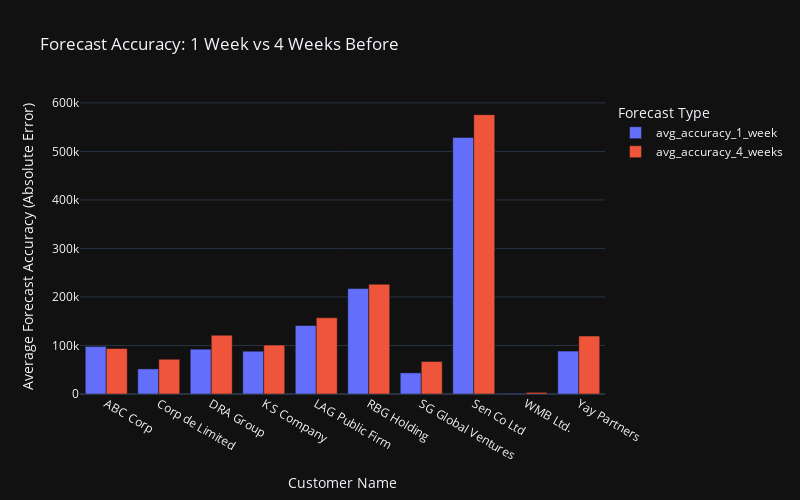

Notebook code cell kept with this figure:
### Markdown cell above
##### Forecast accuracy is about understanding how precise forecasts are on average, rather than just aggregating all forecast errors.

### Code cell
# Plot the forecast accuracy for 1-week and 4-weeks forecasts
fig = px.bar(
    forecast_accuracy, 
    x='Customer Name', 
    y=['avg_accuracy_1_week', 'avg_accuracy_4_weeks'], 
    barmode='group', 
    title='Forecast Accuracy: 1 Week vs 4 Weeks Before',
    labels={'value': 'Forecast Accuracy (Mean Error)', 'Customer Name': 'Customer'},
    template='plotly_dark' )

fig.update_layout(
    xaxis_title='Customer Name',
    yaxis_title='Average Forecast Accuracy (Absolute Error)',
    legend_title='Forecast Type',
    width=800, height=500)

fig.show()

### Figure 1 — Plotly figure (JSON) as saved in the notebook; plotly's stock layout.template omitted (floating-point values rounded to 4 significant figures)
{"data": [{"alignmentgroup": "True", "hovertemplate": "variable=avg_accuracy_1_week<br>Customer=%{x}<br>Forecast Accuracy (Mean Error)=%{y}<extra></extra>", "legendgroup": "avg_accuracy_1_week", "marker": {"color": "#636efa", "pattern": {"shape": ""}}, "name": "avg_accuracy_1_week", "offsetgroup": "avg_accuracy_1_week", "orientation": "v", "showlegend": true, "textposition": "auto", "type": "bar", "x": ["ABC Corp", "Corp de Limited", "DRA Group", "K S Company", "LAG Public Firm", "RBG Holding", "SG Global Ventures", "Sen Co Ltd", "WMB Ltd.", "Yay Partners"], "xaxis": "x", "y": [98090.0, 51730.0, 92470.0, 88300.0, 141100.0, 217300.0, 43550.0, 528800.0, 1435.0, 88380.0], "yaxis": "y"}, {"alignmentgroup": "True", "hovertemplate": "variable=avg_accuracy_4_weeks<br>Customer=%{x}<br>Forecast Accuracy (Mean Error)=%{y}<extra></extra>", "legendgroup": "avg_accuracy_4_weeks", "marker": {"color": "#EF553B", "pattern": {"shape": ""}}, "name": "avg_accuracy_4_weeks", "offsetgroup": "avg_accuracy_4_weeks", "orientation": "v", "showlegend": true, "textposition": "auto", "type": "bar", "x": ["ABC Corp", "Corp de Limited", "DRA Group", "K S Company", "LAG Public Firm", "RBG Holding", "SG Global Ventures", "Sen Co Ltd", "WMB Ltd.", "Yay Partners"], "xaxis": "x", "y": [93720.0, 71650.0, 121200.0, 100800.0, 157200.0, 226200.0, 66970.0, 575600.0, 3305.0, 119400.0], "yaxis": "y"}], "layout": {"barmode": "group", "height": 500, "legend": {"title": {"text": "Forecast Type"}, "tracegroupgap": 0}, "title": {"text": "Forecast Accuracy: 1 Week vs 4 Weeks Before"}, "width": 800, "xaxis": {"anchor": "y", "domain": [0, 1], "title": {"text": "Customer Name"}}, "yaxis": {"anchor": "x", "domain": [0, 1], "title": {"text": "Average Forecast Accuracy (Absolute Error)"}}}}
